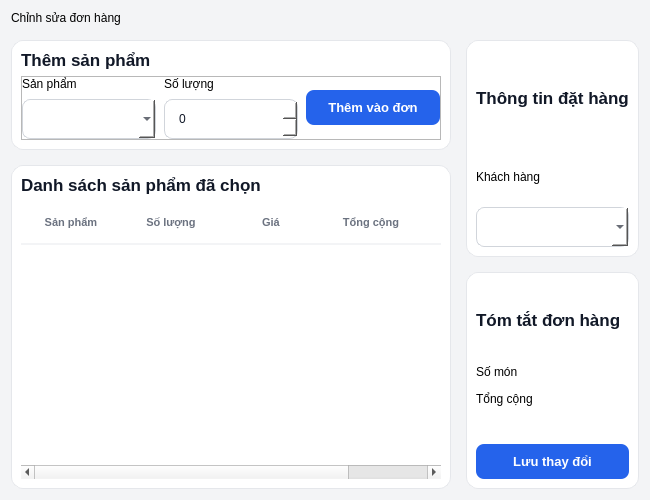
<?xml version="1.0" encoding="UTF-8"?>
<ui version="4.0">
 <class>Dialog</class>
 <widget class="QDialog" name="Dialog">
  <property name="geometry">
   <rect>
    <x>0</x>
    <y>0</y>
    <width>650</width>
    <height>500</height>
   </rect>
  </property>
  <property name="windowTitle">
   <string>Dialog</string>
  </property>
  <property name="styleSheet">
   <string notr="true">/* 1. Thiết lập nền tảng */
QDialog {
    background-color: #f3f4f6;
    font-family: &quot;Inter&quot;, &quot;Segoe UI&quot;, sans-serif;
}

/* 2. Thẻ nội dung (Cards) */
QFrame#frame, QFrame#frame_2, QFrame#frame_3, QFrame#frame_4 {
    background-color: #ffffff;
    border: 1px solid #e5e7eb;
    border-radius: 12px;
}

/* 3. Tiêu đề và Nhãn */
QLabel#lblTitleTaoDonHang { font-size: 26px; font-weight: 800; color: #111827; }
QLabel#lblThemSanPham, QLabel#lblDanhSachSP, QLabel#lblThongTinDatHang, QLabel#lblTomTatDonHang {
    font-size: 17px; font-weight: 700; color: #111827;
}

/* 4. Ô nhập liệu (SpinBox &amp; ComboBox) */
QComboBox, QSpinBox {
    background-color: #ffffff;
    border: 1px solid #d1d5db;
    border-radius: 8px;
    padding: 8px 12px;
    color: #111827;
    min-height: 22px;
}

/* Khi click vào ô sẽ hiện viền xanh */
QComboBox:focus, QSpinBox:focus {
    border: 2px solid #2563eb;
}

/* 5. Nút bấm (Đã chỉnh nhỏ btnTaoDonHang) */
QPushButton#btnThem, QPushButton#btnSuaDonHang {
    background-color: #2563eb;
    color: white;
    font-weight: 700;
    font-size: 13px;
    border-radius: 8px;
    padding: 10px 20px;
}

QPushButton:hover { background-color: #1d4ed8; }

/* 6. Bảng danh sách */
QTableWidget { background-color: #ffffff; border: none; gridline-color: transparent; }
QHeaderView::section {
    background-color: #ffffff; padding: 12px; border: none;
    border-bottom: 2px solid #f3f4f6; font-weight: bold;
    color: #6b7280; text-transform: uppercase; font-size: 11px;
}

/* 7. Hiển thị kết quả tóm tắt */
QLabel#lblHienThiSoMon { font-size: 16px; font-weight: 700; }
QLabel#lblHienThiSoTienTongCong { font-size: 26px; font-weight: 800; color: #2563eb; }</string>
  </property>
  <layout class="QVBoxLayout" name="verticalLayout_13">
   <property name="spacing">
    <number>15</number>
   </property>
   <item>
    <widget class="QLabel" name="lblTitleSuaDonHang">
     <property name="text">
      <string>Chỉnh sửa đơn hàng</string>
     </property>
    </widget>
   </item>
   <item>
    <layout class="QHBoxLayout" name="horizontalLayout_3">
     <property name="spacing">
      <number>15</number>
     </property>
     <item>
      <layout class="QVBoxLayout" name="verticalLayout_10">
       <property name="spacing">
        <number>15</number>
       </property>
       <item>
        <widget class="QFrame" name="frame">
         <property name="frameShape">
          <enum>QFrame::StyledPanel</enum>
         </property>
         <property name="frameShadow">
          <enum>QFrame::Raised</enum>
         </property>
         <layout class="QVBoxLayout" name="verticalLayout_6">
          <property name="spacing">
           <number>6</number>
          </property>
          <item>
           <widget class="QLabel" name="lblThemSanPham">
            <property name="text">
             <string>Thêm sản phẩm</string>
            </property>
           </widget>
          </item>
          <item>
           <widget class="QFrame" name="frame_5">
            <property name="frameShape">
             <enum>QFrame::StyledPanel</enum>
            </property>
            <property name="frameShadow">
             <enum>QFrame::Raised</enum>
            </property>
            <layout class="QHBoxLayout" name="horizontalLayout">
             <property name="spacing">
              <number>8</number>
             </property>
             <property name="leftMargin">
              <number>0</number>
             </property>
             <property name="topMargin">
              <number>0</number>
             </property>
             <property name="rightMargin">
              <number>0</number>
             </property>
             <property name="bottomMargin">
              <number>0</number>
             </property>
             <item>
              <layout class="QVBoxLayout" name="verticalLayout_4">
               <item>
                <widget class="QLabel" name="lblSanPham">
                 <property name="text">
                  <string>Sản phẩm</string>
                 </property>
                </widget>
               </item>
               <item>
                <widget class="QComboBox" name="cbSanPham"/>
               </item>
              </layout>
             </item>
             <item>
              <layout class="QVBoxLayout" name="verticalLayout_5">
               <item>
                <widget class="QLabel" name="lblSoLuong">
                 <property name="text">
                  <string>Số lượng </string>
                 </property>
                </widget>
               </item>
               <item>
                <widget class="QSpinBox" name="spnSoLuong"/>
               </item>
              </layout>
             </item>
             <item>
              <widget class="QPushButton" name="btnThem">
               <property name="text">
                <string>Thêm vào đơn</string>
               </property>
              </widget>
             </item>
            </layout>
           </widget>
          </item>
         </layout>
        </widget>
       </item>
       <item>
        <widget class="QFrame" name="frame_2">
         <property name="frameShape">
          <enum>QFrame::StyledPanel</enum>
         </property>
         <property name="frameShadow">
          <enum>QFrame::Raised</enum>
         </property>
         <layout class="QVBoxLayout" name="verticalLayout_7">
          <item>
           <widget class="QLabel" name="lblDanhSachSP">
            <property name="text">
             <string>Danh sách sản phẩm đã chọn</string>
            </property>
           </widget>
          </item>
          <item>
           <widget class="QTableWidget" name="tblDanhSachSP">
            <property name="alternatingRowColors">
             <bool>true</bool>
            </property>
            <property name="showGrid">
             <bool>false</bool>
            </property>
            <attribute name="horizontalHeaderStretchLastSection">
             <bool>true</bool>
            </attribute>
            <column>
             <property name="text">
              <string>Sản phẩm</string>
             </property>
            </column>
            <column>
             <property name="text">
              <string>Số lượng</string>
             </property>
            </column>
            <column>
             <property name="text">
              <string>Giá</string>
             </property>
            </column>
            <column>
             <property name="text">
              <string>Tổng cộng</string>
             </property>
            </column>
            <column>
             <property name="text">
              <string>Thao tác</string>
             </property>
            </column>
           </widget>
          </item>
         </layout>
        </widget>
       </item>
      </layout>
     </item>
     <item>
      <layout class="QVBoxLayout" name="verticalLayout_12">
       <property name="spacing">
        <number>15</number>
       </property>
       <item>
        <widget class="QFrame" name="frame_3">
         <property name="frameShape">
          <enum>QFrame::StyledPanel</enum>
         </property>
         <property name="frameShadow">
          <enum>QFrame::Raised</enum>
         </property>
         <layout class="QVBoxLayout" name="verticalLayout_9">
          <item>
           <widget class="QLabel" name="lblThongTinDatHang">
            <property name="text">
             <string>Thông tin đặt hàng</string>
            </property>
           </widget>
          </item>
          <item>
           <layout class="QVBoxLayout" name="verticalLayout_8">
            <item>
             <widget class="QLabel" name="lblKhachHang">
              <property name="text">
               <string>Khách hàng</string>
              </property>
             </widget>
            </item>
            <item>
             <widget class="QComboBox" name="cbKhachHang"/>
            </item>
           </layout>
          </item>
         </layout>
        </widget>
       </item>
       <item>
        <widget class="QFrame" name="frame_4">
         <property name="frameShape">
          <enum>QFrame::StyledPanel</enum>
         </property>
         <property name="frameShadow">
          <enum>QFrame::Raised</enum>
         </property>
         <layout class="QVBoxLayout" name="verticalLayout_11">
          <item>
           <widget class="QLabel" name="lblTomTatDonHang">
            <property name="text">
             <string>Tóm tắt đơn hàng</string>
            </property>
           </widget>
          </item>
          <item>
           <layout class="QFormLayout" name="formLayout">
            <item row="0" column="0">
             <widget class="QLabel" name="lblSoMon">
              <property name="text">
               <string>Số món</string>
              </property>
             </widget>
            </item>
            <item row="1" column="0">
             <widget class="QLabel" name="lblSoTienTongCong">
              <property name="text">
               <string>Tổng cộng</string>
              </property>
             </widget>
            </item>
            <item row="0" column="1">
             <widget class="QLabel" name="lblHienThiSoMon">
              <property name="text">
               <string/>
              </property>
             </widget>
            </item>
            <item row="1" column="1">
             <widget class="QLabel" name="lblHienThiSoTienTongCong">
              <property name="text">
               <string/>
              </property>
             </widget>
            </item>
           </layout>
          </item>
          <item>
           <widget class="QPushButton" name="btnSuaDonHang">
            <property name="text">
             <string>Lưu thay đổi</string>
            </property>
           </widget>
          </item>
         </layout>
        </widget>
       </item>
      </layout>
     </item>
    </layout>
   </item>
  </layout>
 </widget>
 <resources/>
 <connections/>
</ui>
